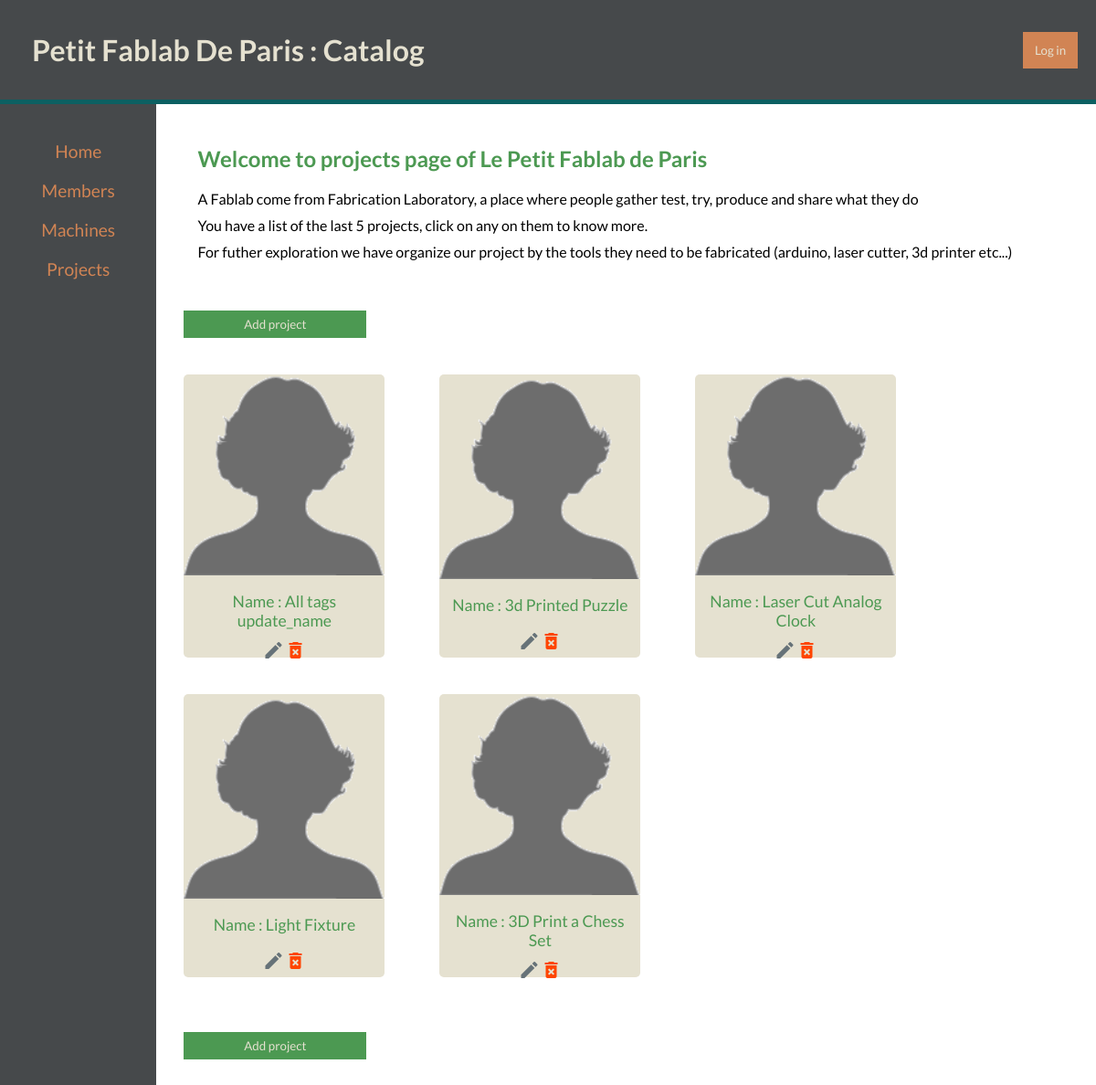
Screenshot of /catalog/projects/ with the database file from the repository.
### setup_database.py (models this page shows)
class Project(Base):
    __tablename__ = 'project'
    id = Column(Integer, primary_key=True)
    name = Column(String(250))
    description = Column(String(450))
    picture = Column(String(250), default="blank_project.gif")
    source = Column(String(850))
    end_date = Column(String(10)) #DD/MM/YY
    member_id = Column(Integer, ForeignKey('member.id'))
    member = relationship(Member)

### catalog.py (the view)
@app.route('/catalog/projects/')
def show_projects():
    session = DBSession()
    projects = session.query(Project).order_by(desc(Project.id)).limit(5)
    session.close()
    return render_template('projects.html', projects=projects)

### templates/projects.html (shortened to what this page needs)
{% extends "main.html" %}
{% block content %}
<div class="wrapper">
  <h2>Welcome to projects page of Le Petit Fablab de Paris</h2>
  <p>A Fablab come from Fabrication Laboratory, a place where people gather test, try, produce and share what they do</p>
  <p>You have a list of the last 5 projects, click on any on them to know more. </p>
  <p>For futher exploration we have organize our project by the tools they need to be fabricated (arduino, laser cutter, 3d printer etc...)</p>
</div>
<div class="btn__wrapper">
  <a href="{{url_for('new_project')}}">
    <button class="btn__new-project" id="new-project">Add project</button>
  </a>
</div>
<div class="content__container">
  {% for project in projects %}
    <a href="{{url_for('show_project', project_id = project.id)}}">
      <div class="card">
        <img class="card__picture" src="{{ url_for('static', filename='project/'+project.picture)}}">
          <div class="card__primary_element">
          Name : {{project.name}}
          </div>
        <div class="btn__container">
          <div>
            <a href = "{{ url_for('edit_project', project_id = project.id )}}"> <i class='material-icons' style='color:#667278';>edit</i></a>
          </div>
          <div class='btn__delete'>
            <a  href = "{{ url_for('delete_project', project_id = project.id )}}"> <i class='material-icons' style='color:orangered';>delete_forever</i></a>
          </div>
        </div>
      </div>
    </a>
  {% endfor %}
</div>
<div class="btn__wrapper">
  <a href="{{url_for('new_project')}}">
    <button class="btn__new-project" id="new-project">
      Add project
    </button>
  </a>
</div>
{% endblock %}

### static/styles.css (style rules this page uses)
* { margin:0px; padding:0px; font-family:'Lato', sans-serif; }
html { height:100%; }
body { position:absolute; width:100%; height:100%; }
a { color:inherit; text-decoration:none; }
.wrapper { margin : 10px 30px; padding:15px; }
.content__container { display:flex; flex-direction: row; flex-wrap: wrap; justify-content: flex-start; }
.content h2 { margin:20px 0px; color:#4C9952; }
.content p { margin:10px 0px; }
.btn__wrapper { display:block; text-align: left; margin:30px; }
.btn__new-project { text-align: center; text-decoration: none; border: none; width:200px; height:30px; background-color:#4C9952; color:#E5E1D0; }
.card { display:flex; flex-direction: column; justify-content: space-around; align-items: stretch; width:220px; height:310px; text-align:center; margin:10px 30px 30px 30px; border-radius:5px; background-color:#E5E1D0; }
.card__primary_element { padding:10px; margin:0px auto; color:#4C9952; font-size: 1.1rem; }
.card__picture { width:100%; height:auto; margin-bottom:5px; }
.btn__container { display:flex; flex-direction: row; flex-wrap: wrap; align-items: center; justify-content: center; }

### rows the page displays
Project: picture (placeholder picture), name "All tags update_name"
Project: picture (placeholder picture), name "3d Printed Puzzle"
Project: picture (placeholder picture), name "Laser Cut Analog Clock"
Project: picture (placeholder picture), name "Light Fixture"
Project: picture (placeholder picture), name "3D Print a Chess Set"
